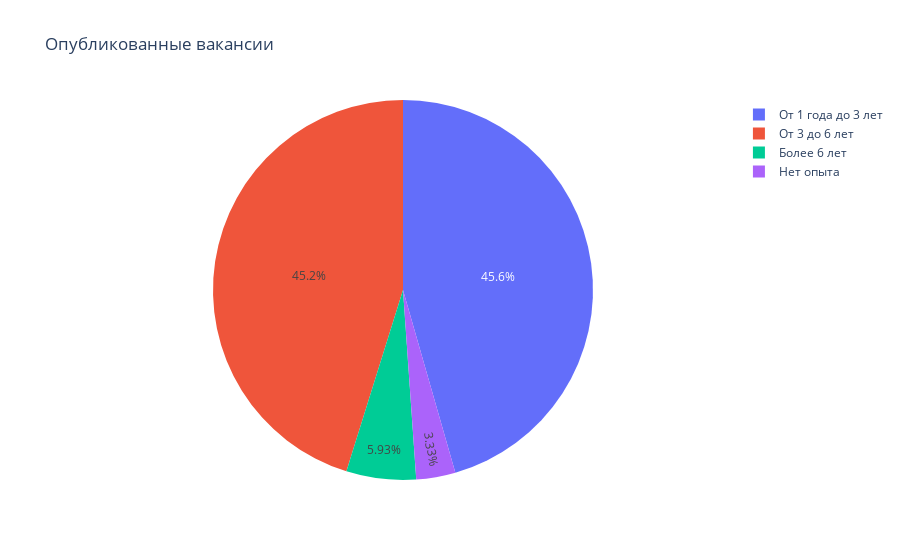

Notebook source saved alongside this figure:
### Code cell
fig = px.pie(experience, values='count', names='experience', title='Опубликованные вакансии')
fig.show()
fig.write_image(f"{vacancy_name}/{todays_date}_кол-во по опыту.jpeg")

### Figure 1 — Plotly figure (JSON) as saved in the notebook; plotly's stock layout.template omitted (floating-point values rounded to 4 significant figures)
{"data": [{"domain": {"x": [0, 1], "y": [0, 1]}, "hovertemplate": "experience=%{label}<br>count=%{value}<extra></extra>", "labels": ["Более 6 лет", "Нет опыта", "От 1 года до 3 лет", "От 3 до 6 лет"], "legendgroup": "", "name": "", "showlegend": true, "type": "pie", "values": [16, 9, 123, 122]}], "layout": {"legend": {"tracegroupgap": 0}, "title": {"text": "Опубликованные вакансии"}}}
